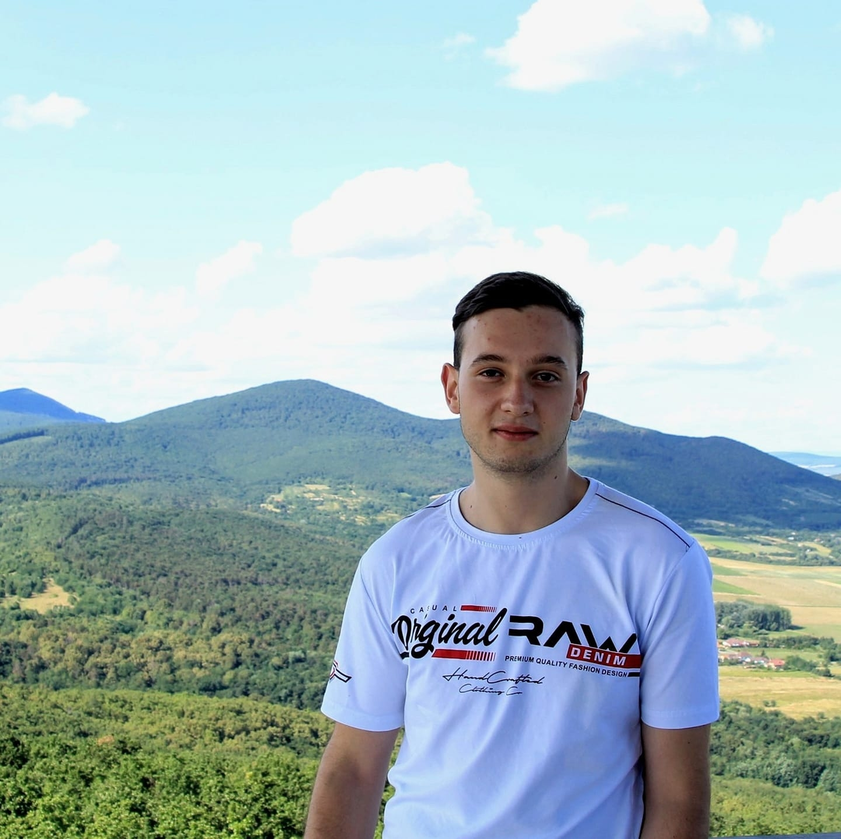
#> input picture mesteri/2. felev/orvosikepf/zh feladatok/input.png, 841 x 839 px, shrunk from 1440 x 1435 before the run
$ python 1.py
#> lines starting #> are read from the running program, lines starting #| are printed output that depends on the picture
# Hisztogram-kiegyenlítés szürkeskálás képeken

import os
import numpy as np
import cv2
import matplotlib.pyplot as plt

def histogram_equalization(image):
    hist, _ = np.histogram(image.flatten(), 256, [0, 256])
    cdf = hist.cumsum()
    cdf_masked = np.ma.masked_equal(cdf, 0)
    cdf_masked = (cdf_masked - cdf_masked.min()) * 255 / (cdf_masked.max() - cdf_masked.min())
    cdf_final = np.ma.filled(cdf_masked, 0).astype('uint8')
    return cdf_final[image]

def main():
    file_path = os.path.join(os.path.dirname(os.path.abspath(__file__)), 'input.png')
    img = cv2.imread(file_path, cv2.IMREAD_GRAYSCALE)
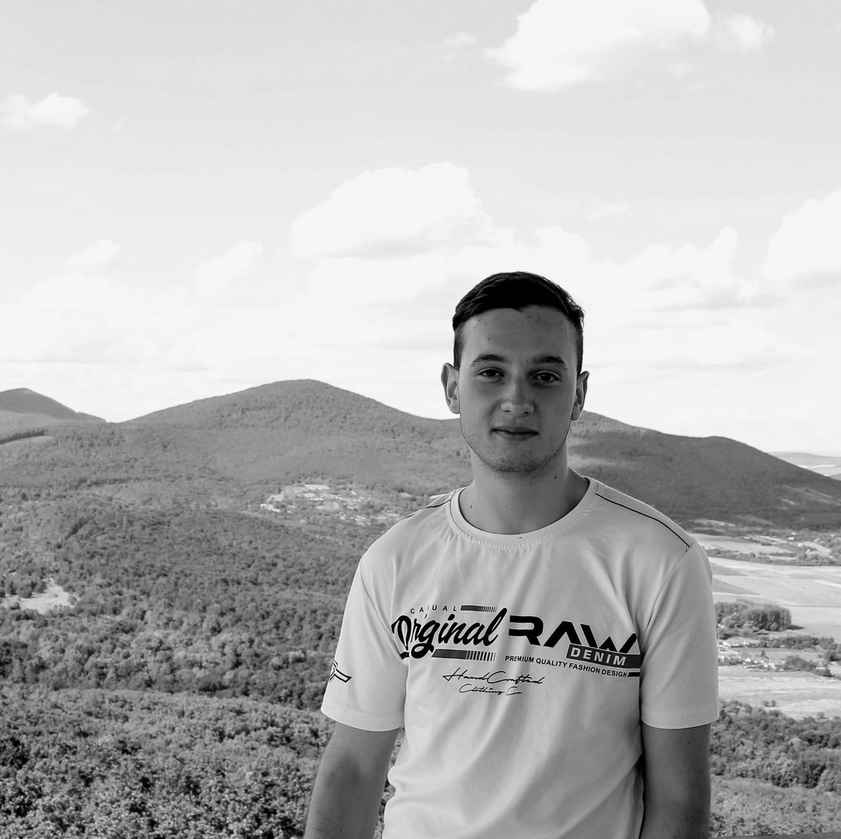
#> img: shape (839, 841); min 0, max 255, mean 180.4
    if img is not None:
        result = histogram_equalization(img)
#> in histogram_equalization, `hist, _ = np.histogram(image.flatten(), 256, [0, 256])`: hist = 256 values, max 50439 at index 246, min 7 at index 253, mean 2756.2
#> in histogram_equalization, `cdf = hist.cumsum()`: cdf = 256 values from 1739 to 705599
#> in histogram_equalization, `cdf_final = np.ma.filled(cdf_masked, 0).astype('uint8')`: cdf_final = 256 values from 0 to 255
#> in histogram_equalization, `return cdf_final[image]`:
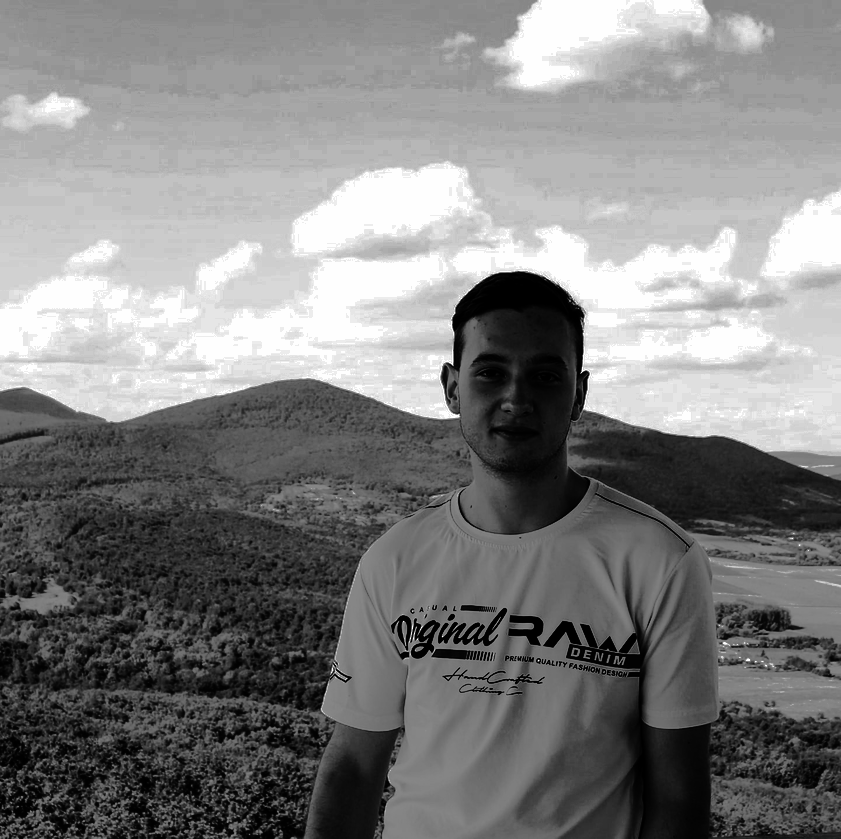
#> returned value: shape (839, 841); min 0, max 255, mean 128.5

        plt.figure(figsize=(10, 5))
        plt.subplot(1, 2, 1)
        plt.imshow(img, cmap='gray')
        plt.title('Eredeti kép')
        plt.axis('off')

        plt.subplot(1, 2, 2)
        plt.imshow(result, cmap='gray')
        plt.title('Kiegyenlített kép')
        plt.axis('off')
        plt.show()
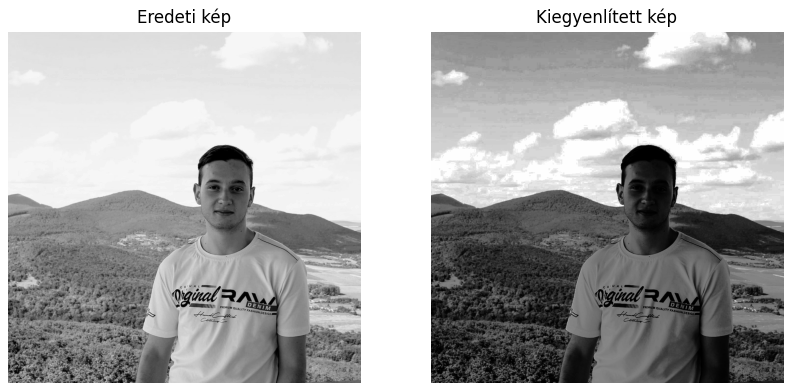
#> figure drawn by matplotlib, 2 panels
    else:
        print(f"Nem sikerült betölteni a képet: {file_path}")

if __name__ == '__main__':
    main()
